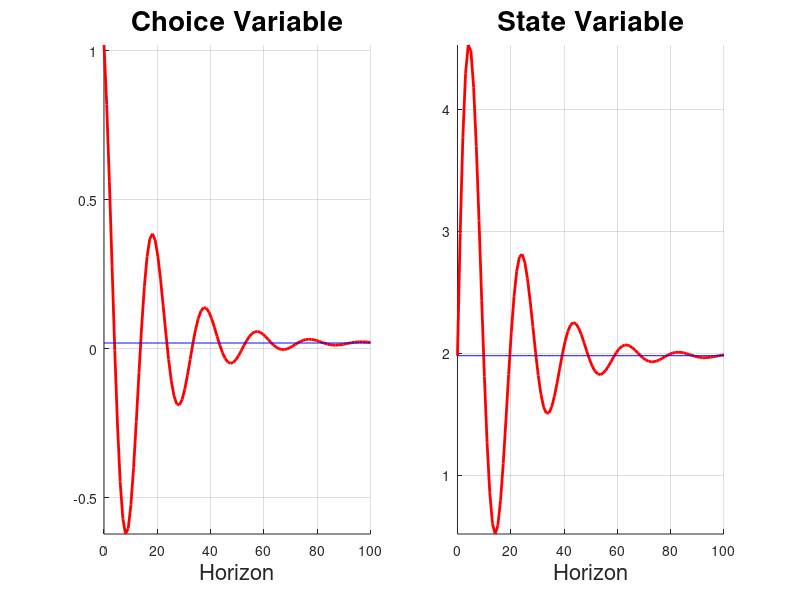
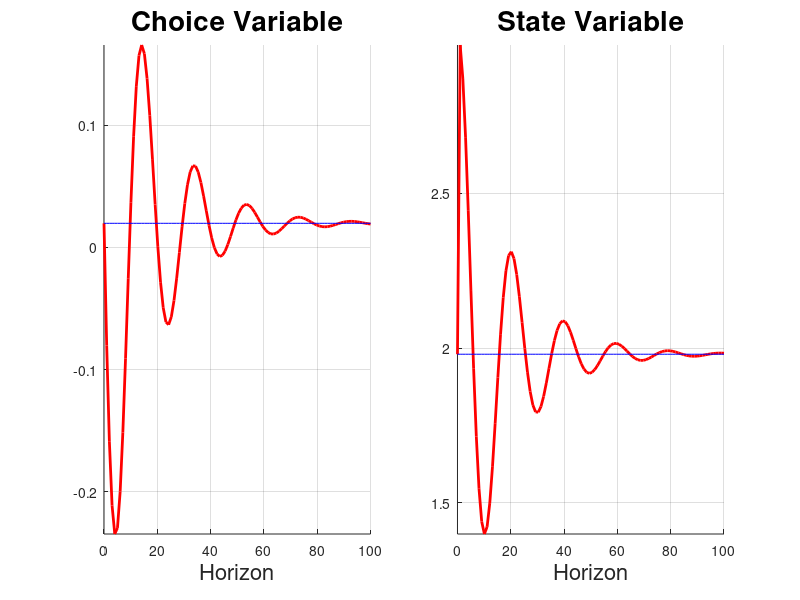

Write MATLAB code to recreate these figures, in order.
clear 
close all

% From Beaudry, Galizia, Portier
% et = alp0 + alp1*Xt + alp2*et-1 + alp3*et + mut

% Parameterization
alp0 = 0.2;
alp1 = - 0.1; 
alp2 = .9;
del  = 0.01;

% Steady State
eold  = 0;
Xold  = 0;
err   = 1;
simss = 0;
while err > 10^(-14) && simss < 1000
      % Choice Variable
      enew   = alp0 + alp1*Xold + alp2*eold;
      % LOM of X
      Xnew   = (1 - del)*Xold + enew;    
      err    = abs(Xnew - Xold) + abs(enew - eold);
      simss  = simss + 1;
      eold   = enew;
      Xold   = Xnew;
end
Xss  = Xnew;
ess  = enew;

% Initialiation
H      = 100;
hor    = linspace(0,H,H);
e      = zeros(H,1);
X      = zeros(H,1);
SHOCK  = 1;
X(1)   = Xss; % state variable always Xss on impact

%-------------------------------------------------------------------------%
% IRFs to Sentiment Shock (Agents invest more today for no reasons)
%-------------------------------------------------------------------------%


e(1)   = alp0 + alp1*Xss + alp2*ess + SHOCK;
X(2)   = (1 - del)*Xss + e(1);
for i = 2:H
      % Choice Variable
      e(i)   = alp0 + alp1*X(i) + alp2*e(i-1);
      % LOM of X
      X(i+1) = (1 - del)*X(i) + e(i);    
end
X = X(1:end-1);

figure('Position',[1 41 1920 963])
set(gcf,'color','w');
subplot(1,2,1)
hold on
plot(hor,e,'linewidth',2,'color','r')
plot(hor,ones(1,H)*ess,'color','b')
title('Choice Variable','fontsize',20)
xlabel('Horizon','fontsize',16);
grid on
axis tight
hold off
subplot(1,2,2)
hold on
plot(hor,X,'linewidth',2,'color','r')
plot(hor,ones(1,H)*Xss,'color','b')
title('State Variable','fontsize',20)
xlabel('Horizon','fontsize',16);
grid on
axis tight
hold off

%-------------------------------------------------------------------------%
% IRFs to Fundamental Shock (Exogenous increase in capital today)
%-------------------------------------------------------------------------%

e(1)   = alp0 + (alp1)*Xss + alp2*ess;
X(2)   = (1 - del)*Xss + e(1) + SHOCK;
for i = 2:H
      % Choice Variable
      e(i)   = alp0 + (alp1)*X(i) + alp2*e(i-1);
      % LOM of X
      X(i+1) = (1 - del)*X(i) + e(i);    
end
X = X(1:end-1);

figure('Position',[1 41 1920 963])
set(gcf,'color','w');
subplot(1,2,1)
hold on
plot(hor,e,'linewidth',2,'color','r')
plot(hor,ones(1,H)*ess,'color','b')
title('Choice Variable','fontsize',20)
xlabel('Horizon','fontsize',16);
grid on
axis tight
hold off
subplot(1,2,2)
hold on
plot(hor,X,'linewidth',2,'color','r')
plot(hor,ones(1,H)*Xss,'color','b')
title('State Variable','fontsize',20)
xlabel('Horizon','fontsize',16);
grid on
axis tight
hold off

